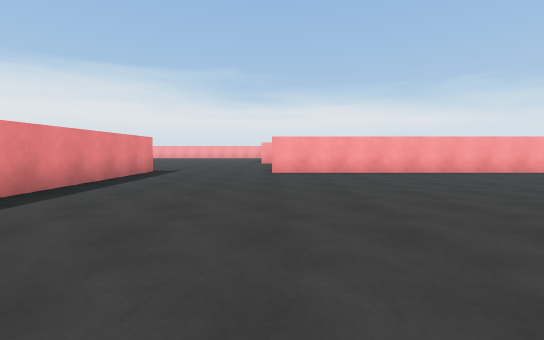
[1] (above)

24 first-person views from a walk through a 3-D level made in the Unity game engine. The camera is 1.2 m above the floor, tilts 4° down and sees 90° across. The floor is counted in squares, 2 m on a side. Each view is taken from the middle of a square. On the plan, view 1 faces up. The plan holds only what a view shows up to about 9 squares ahead; the rest is blank. The place goes on beyond the plan.

[2]
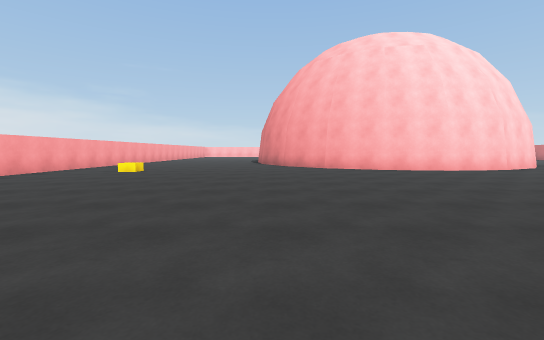

[3]
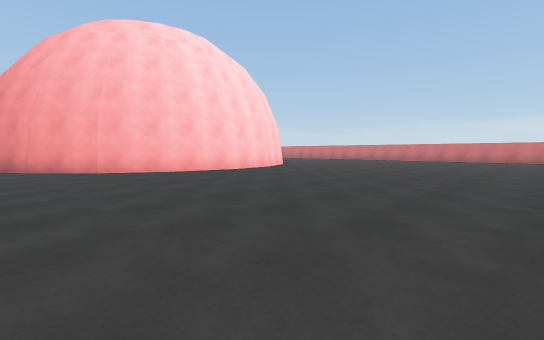

[4]
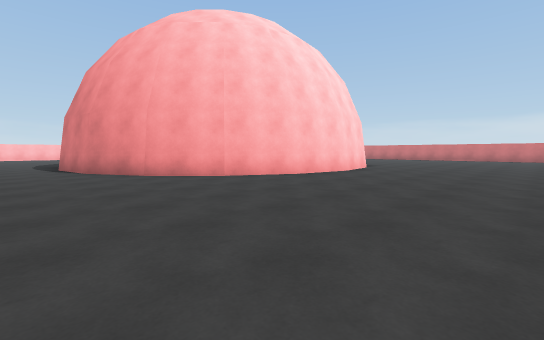

[5]
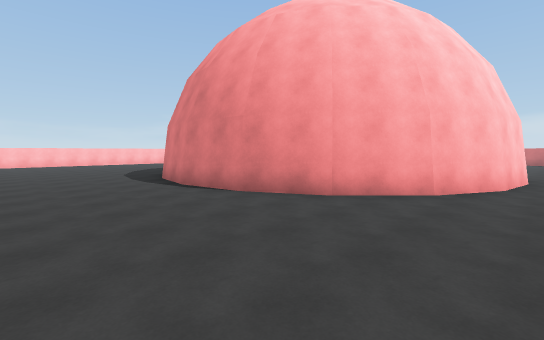

[6]
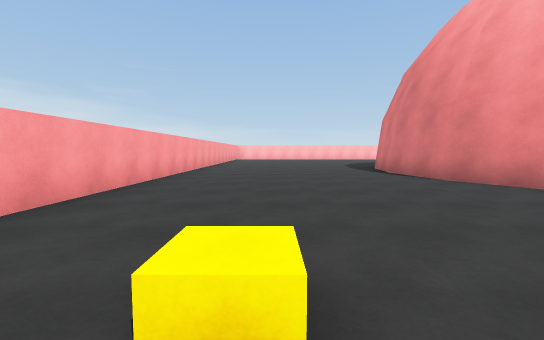

[7]
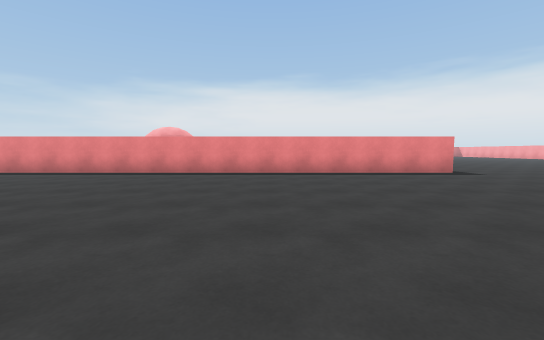

[8]
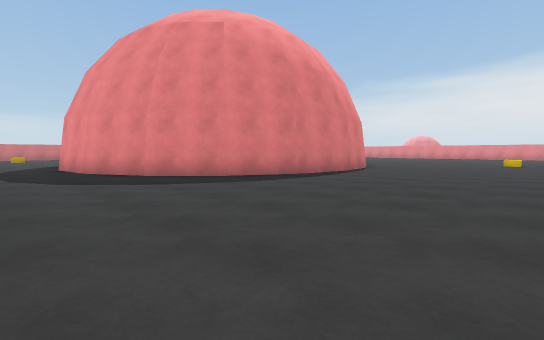

[9]
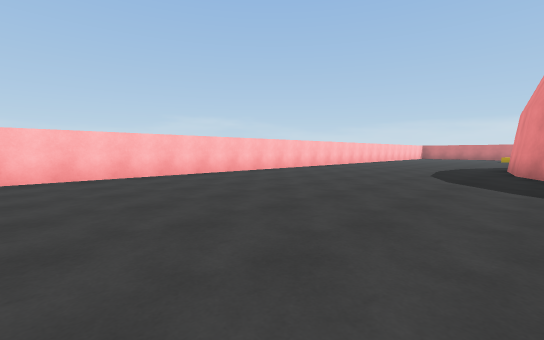

[10]
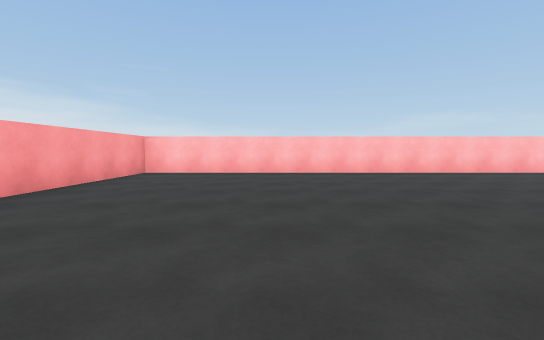

[11]
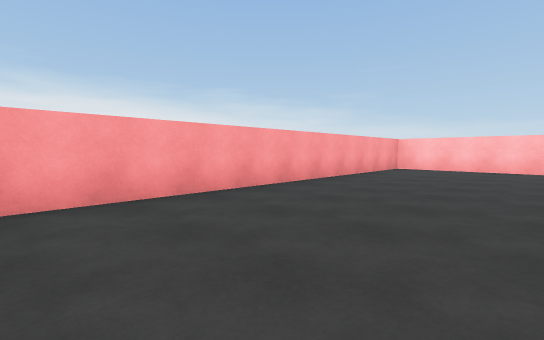

[12]
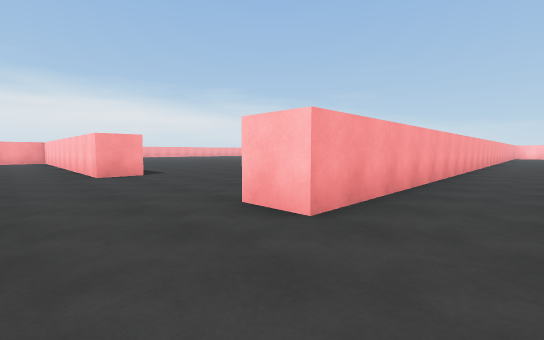

[13]
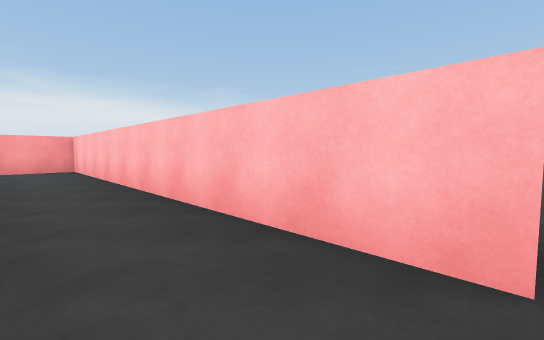

[14]
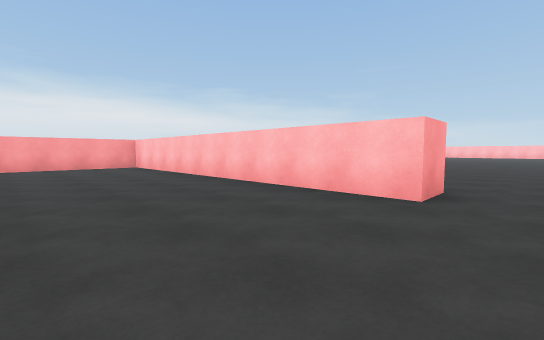

[15]
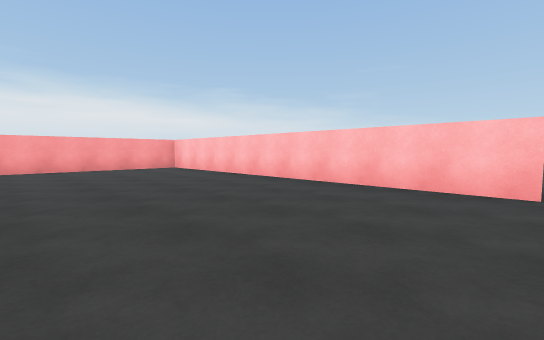

[16]
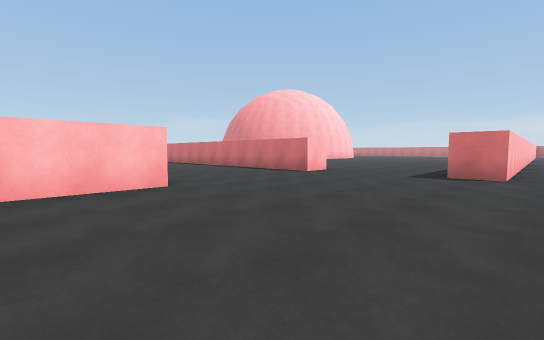

[17]
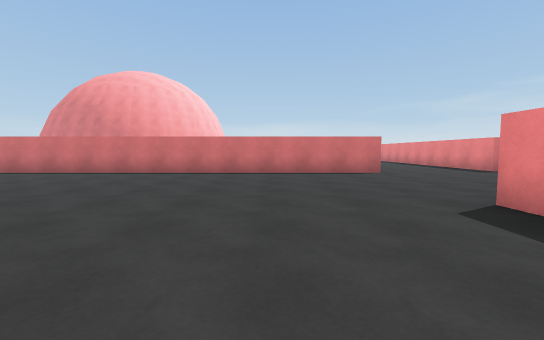

[18]
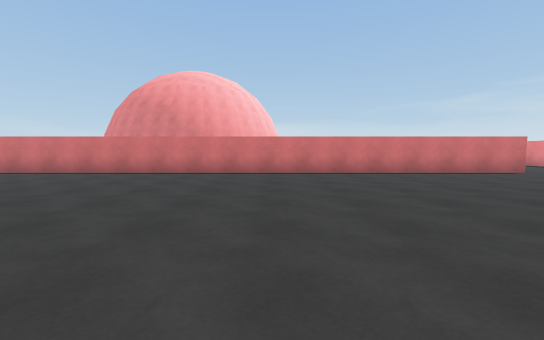

[19]
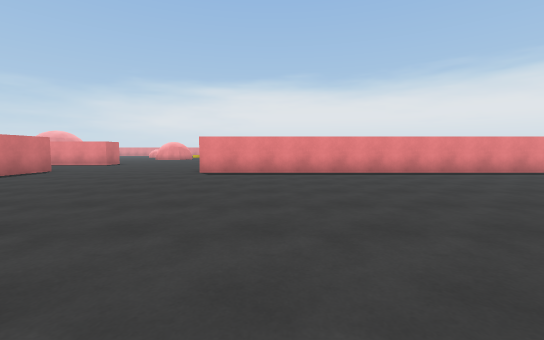

[20]
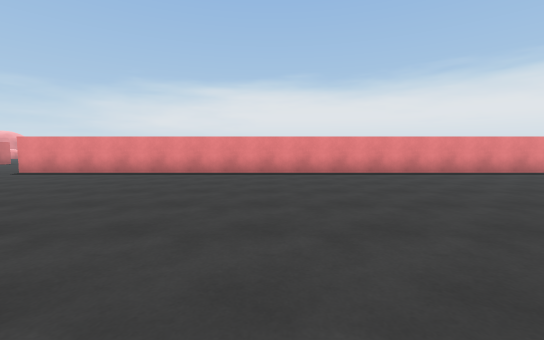

[21]
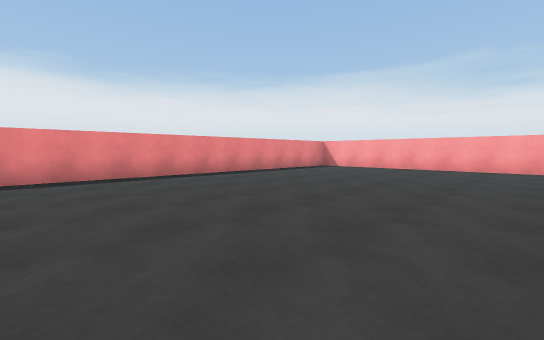

[22]
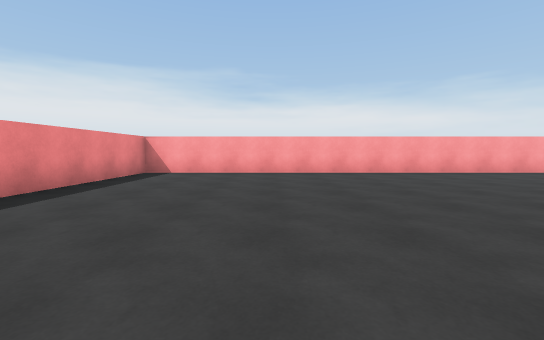

[23]
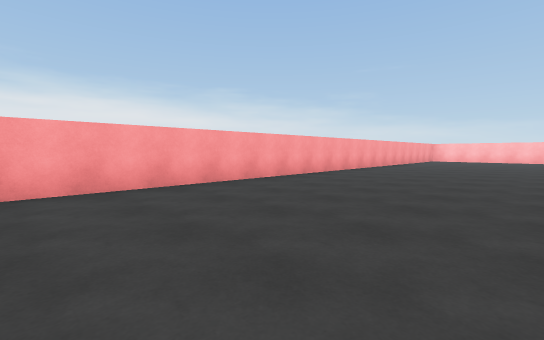

[24]
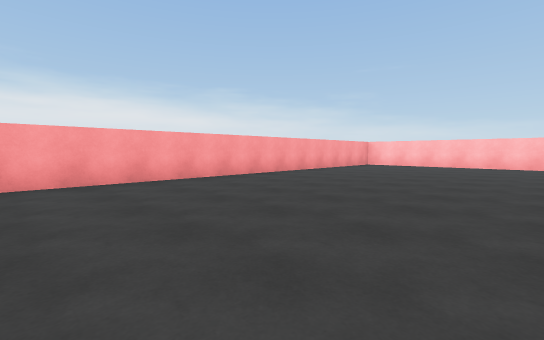

### Floor plan
Points are (right, up) in squares from view 1. A wall is a line through its corners. A room is listed if a view was taken in it or the views show most of it. See-through windows are left out.
Room 1 (views 1, 2, 3, 4, 5, 6, 7, 8, 9, 10, 11, 12)
walls: (7.1, -7.3) (6.6, -6.5) (6.3, -4.4) (6.6, -2.6) (7.4, -1) (8.9, 0.5) (10.5, 1.3) (12.6, 1.7) (14.3, 1.4) (16.2, 0.4) (17.5, -0.8) (18.3, -2.5) (18.7, -4.5); (-3.5, 8) (-3.5, -4.5); (24.5, -3.5) (24.5, 7.5) (0, 7.5)
ways out: opening at (-2, 8) to room 2
Room 2 (views 13, 14, 15, 16, 17, 18, 19, 20, 21, 22, 23, 24)
walls: (0, 7.5) (0, 8.5) (14.5, 8.5); (24.5, 27) (24.5, 28.4); (20.2, 32.5) (0.5, 32.5) (0.5, 13) (-0.5, 13) (-0.5, 22.5) (-5, 22.5); (-4.5, 2.8) (-4.5, 8) (-3.5, 8)
ways out: opening at (-2, 8) to room 1

Positions as (right, up) in squares from view 1, and headings:
1: (0, 0), facing up
2: (-2, 1), facing right
3: (-1, 1), facing down-right
4: (2, 3), facing down-right
5: (6, 5), facing down-right
6: (5, 5), facing right
7: (4, 3), facing left
8: (20, 6), facing down-left
9: (18, 6), facing down-right
10: (17, 4), facing right
11: (15, 4), facing up-right
12: (-2, 6), facing up-right
13: (-2, 13), facing up-right
14: (-4, 12), facing up-right
15: (-5, 13), facing up-right
16: (-5, 15), facing down-right
17: (3, 16), facing down
18: (7, 16), facing down
19: (8, 15), facing left
20: (8, 20), facing left
21: (7, 23), facing up-left
22: (4, 25), facing up
23: (7, 28), facing up-right
24: (13, 27), facing up-right
